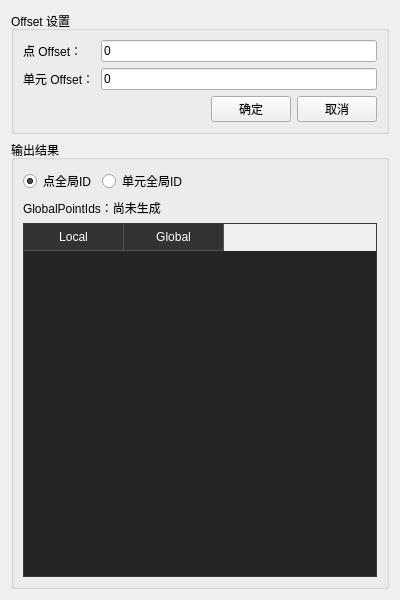
<?xml version="1.0" encoding="UTF-8"?>
<ui version="4.0">
 <class>igQtGlobalId</class>
 <widget class="QWidget" name="igQtGlobalId">
  <property name="geometry">
   <rect>
    <x>0</x>
    <y>0</y>
    <width>400</width>
    <height>600</height>
   </rect>
  </property>
  <property name="windowTitle">
   <string>全局ID</string>
  </property>
  <layout class="QVBoxLayout" name="verticalLayout">
   <item>
    <widget class="QGroupBox" name="groupBox_Offsets">
     <property name="title">
      <string>Offset 设置</string>
     </property>
     <layout class="QGridLayout" name="gridLayout_Offsets">
      <item row="0" column="0">
       <widget class="QLabel" name="label_PointOffset">
        <property name="text">
         <string>点 Offset：</string>
        </property>
       </widget>
      </item>
      <item row="0" column="1">
       <widget class="QLineEdit" name="lineEdit_PointOffset">
        <property name="text">
         <string>0</string>
        </property>
       </widget>
      </item>
      <item row="1" column="0">
       <widget class="QLabel" name="label_CellOffset">
        <property name="text">
         <string>单元 Offset：</string>
        </property>
       </widget>
      </item>
      <item row="1" column="1">
       <widget class="QLineEdit" name="lineEdit_CellOffset">
        <property name="text">
         <string>0</string>
        </property>
       </widget>
      </item>
      <item row="2" column="0" colspan="2">
       <layout class="QHBoxLayout" name="horizontalLayout_Buttons">
        <item>
         <spacer name="horizontalSpacer_Buttons">
          <property name="orientation">
           <enum>Qt::Horizontal</enum>
          </property>
          <property name="sizeHint" stdset="0">
           <size>
            <width>40</width>
            <height>20</height>
           </size>
          </property>
         </spacer>
        </item>
        <item>
         <widget class="QPushButton" name="pushButton_Confirm">
          <property name="text">
           <string>确定</string>
          </property>
         </widget>
        </item>
        <item>
         <widget class="QPushButton" name="pushButton_Cancel">
          <property name="text">
           <string>取消</string>
          </property>
         </widget>
        </item>
       </layout>
      </item>
     </layout>
    </widget>
   </item>
   <item>
    <widget class="QGroupBox" name="groupBox_Results">
     <property name="title">
      <string>输出结果</string>
     </property>
     <layout class="QVBoxLayout" name="verticalLayout_Results">
      <item>
       <layout class="QHBoxLayout" name="horizontalLayout_DataType">
        <item>
         <widget class="QRadioButton" name="radioButton_PointIds">
          <property name="text">
           <string>点全局ID</string>
          </property>
          <property name="checked">
           <bool>true</bool>
          </property>
         </widget>
        </item>
        <item>
         <widget class="QRadioButton" name="radioButton_CellIds">
          <property name="text">
           <string>单元全局ID</string>
          </property>
         </widget>
        </item>
        <item>
         <spacer name="horizontalSpacer_DataType">
          <property name="orientation">
           <enum>Qt::Horizontal</enum>
          </property>
          <property name="sizeHint" stdset="0">
           <size>
            <width>40</width>
            <height>20</height>
           </size>
          </property>
         </spacer>
        </item>
       </layout>
      </item>
      <item>
       <widget class="QLabel" name="label_Summary">
        <property name="text">
         <string>GlobalPointIds：尚未生成</string>
        </property>
        <property name="textInteractionFlags">
         <set>Qt::TextSelectableByMouse</set>
        </property>
       </widget>
      </item>
      <item>
       <widget class="QTableWidget" name="tableWidget_Results">
        <property name="styleSheet">
         <string notr="true">QTableWidget {
    background-color: #252526;
    alternate-background-color: #252526;
    color: #FFFFFF;
    border: 1px solid #3C3C3C;
    gridline-color: #3C3C3C;
}
QTableWidget::item {
    background-color: #252526;
    color: #FFFFFF;
    padding: 4px;
}
QTableWidget::item:selected {
    background-color: #094771;
    color: #FFFFFF;
}
QHeaderView::section {
    background-color: #333333;
    color: #FFFFFF;
    border: 0px;
    border-right: 1px solid #555555;
    border-bottom: 1px solid #555555;
    padding: 4px;
}</string>
        </property>
        <property name="alternatingRowColors">
         <bool>false</bool>
        </property>
        <property name="editTriggers">
         <set>QAbstractItemView::NoEditTriggers</set>
        </property>
        <property name="selectionBehavior">
         <enum>QAbstractItemView::SelectRows</enum>
        </property>
        <property name="columnCount">
         <number>2</number>
        </property>
        <column>
         <property name="text">
          <string>Local</string>
         </property>
        </column>
        <column>
         <property name="text">
          <string>Global</string>
         </property>
        </column>
       </widget>
      </item>
     </layout>
    </widget>
   </item>
  </layout>
 </widget>
 <resources/>
 <connections/>
</ui>
